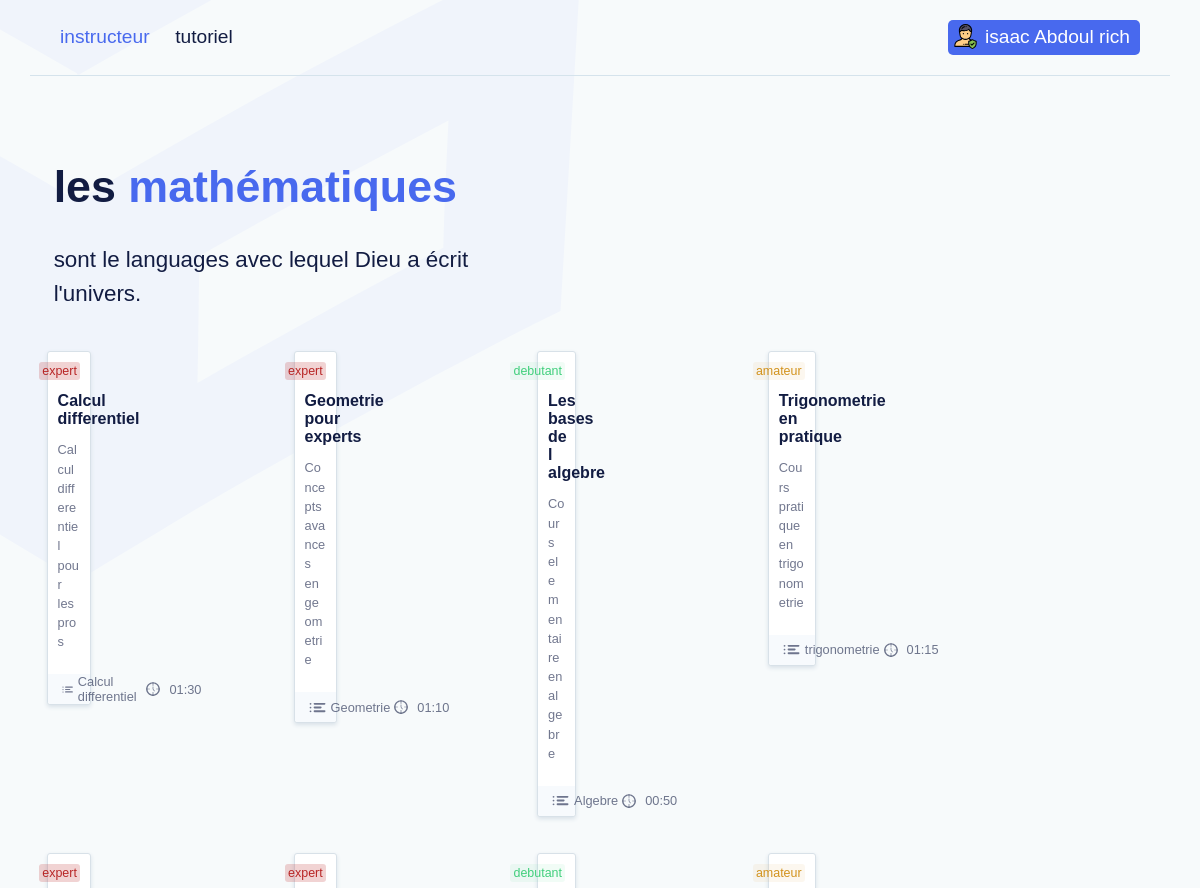
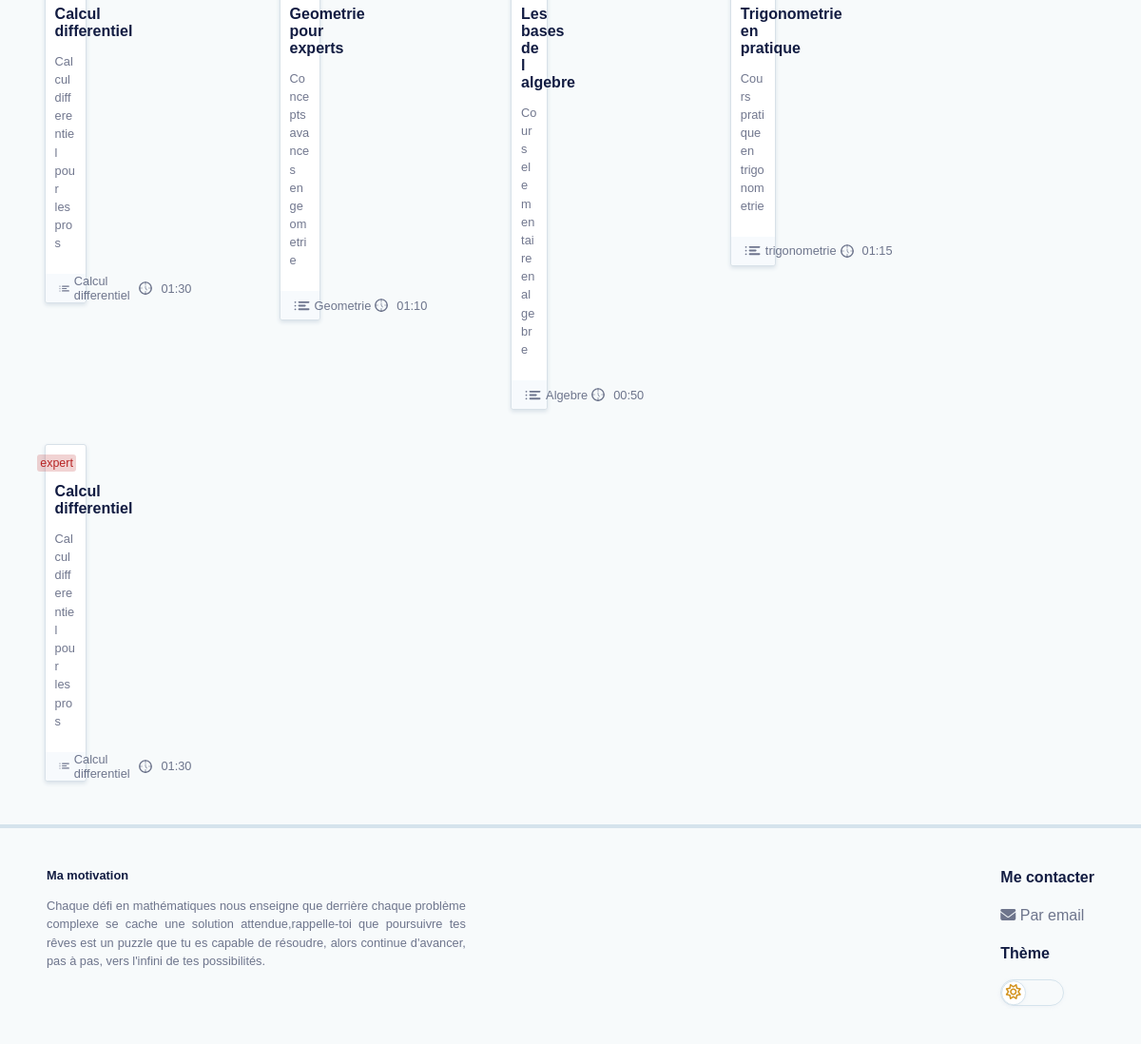
The app's page /View/instructeur.php (signed in) with its own data (2 pictures, top to bottom).
### tables this page shows
CREATE TABLE `instructeur` (
  `idInstructeur` int(11) NOT NULL AUTO_INCREMENT,
  `nom` varchar(100) NOT NULL,
  `prenom` varchar(100) NOT NULL,
  `mail` varchar(100) NOT NULL,
  `password` varchar(256) NOT NULL,
  PRIMARY KEY (`idInstructeur`),
  UNIQUE KEY `mail` (`mail`)
);

CREATE TABLE `tutoriel` (
  `id_tuto` int(11) NOT NULL AUTO_INCREMENT,
  `chemin` varchar(250) DEFAULT NULL,
  `instructeur` int(11) DEFAULT NULL,
  `matiere` int(11) DEFAULT NULL,
  `titre` varchar(100) DEFAULT NULL,
  `niveau` varchar(100) DEFAULT NULL,
  `description` varchar(256) DEFAULT NULL,
  `duree` varchar(10) DEFAULT NULL,
  PRIMARY KEY (`id_tuto`),
  KEY `fk_instruncteur` (`instructeur`),
  KEY `fk_matiere` (`matiere`),
  CONSTRAINT `fk_instruncteur` FOREIGN KEY (`instructeur`) REFERENCES `instructeur` (`idInstructeur`) ON DELETE CASCADE,
  CONSTRAINT `fk_matiere` FOREIGN KEY (`matiere`) REFERENCES `matiere` (`idMat`) ON DELETE CASCADE
);

CREATE TABLE `matiere` (
  `idMat` int(11) NOT NULL AUTO_INCREMENT,
  `nomMat` varchar(50) DEFAULT NULL,
  PRIMARY KEY (`idMat`)
);

### Fonction/fonction.php (called while the page is built, shortened)
<?php
function getEntityByIdWithOffset($pdo,$table, $idTable, $nomID,$limit, $offset){
    $sql = "SELECT * FROM $table WHERE $nomID = $idTable LIMIT :limit OFFSET :offset";
    $stmt = $pdo->prepare($sql);
    $stmt->bindValue(':limit', $limit, PDO::PARAM_INT);
    $stmt->bindValue(':offset', $offset, PDO::PARAM_INT);
    $stmt->execute();
    $data = $stmt->fetchAll();
    return $data;
}
function getRawById($pdo,$table, $idTable, $nomID){
    $sql = "SELECT * FROM $table WHERE $nomID = $idTable";
    $stmt = $pdo->prepare($sql);
    $stmt->execute();
    $data = $stmt->fetch();
    return $data;
}
?>

### View/instructeur.php (the view, shortened to what this page needs)
<?php
    require "../Include/bdd.php";
    require "../Fonction/fonction.php";
    if (isset($_SESSION['instructeur'])){
        $records_per_page = 12;
        $page = isset($_GET['page']) ? (int)$_GET['page'] : 1;
        $offset = ($page - 1) * $records_per_page;
        $instructeur =  $_SESSION['instructeur'];
        $tutos = getEntityByIdWithOffset($pdo,"tutoriel", "instructeur",$instructeur,$records_per_page, $offset);
        $instructeur = getRawById($pdo,"instructeur", $_SESSION['instructeur'], "idInstructeur");
    }
?>
<!DOCTYPE html>
<html lang="en">
<head>
    <link rel="stylesheet" href="style/style.css">
</head>
<body <?= isset($_COOKIE['theme'])?'class='.$_COOKIE['theme']:''?>>
    <header class="header-user">
       <nav class="header-nav">
            <span class="active"><a href="instructeur.php">instructeur</a></span>
            <span><a href="gestionTutoriel.php">tutoriel</a></span>
       </nav>
        <div class="englobe">
            <span id="user-name">
                <span><?=$instructeur->nom?> <?=$instructeur->prenom?></span>
            </span>
        </div>
    </header>
    <main class="container">
        <div class="citation">
            <h1>les <span>mathématiques</span></h1>
            <p>sont le languages avec lequel Dieu a écrit l'univers.</p>
        </div>
        <?php foreach($tutos as $tuto):?>
            <a href="tutoriel.php?tuto=<?=$tuto->id_tuto?>">
            <section class="tutoriel">
            <div class="cadre">
                <span class="niveau <?=$tuto->niveau?>"><?=$tuto->niveau?></span>
                <header class="header-tutoriel"><?=$tuto->titre?></header>
                <p><?=$tuto->description?></p>
            </div>
            <footer class="footer-tutoriel">
                <span class="matiere">
                        <?=getRawById($pdo,"matiere", $tuto->matiere, "idMat")->nomMat?>
                </span>
                <span class="heure">
                    <?=$tuto->duree?>
                </span>
            </footer>
        </section>
        </a>
        <?php endforeach?>
    </main>
    <footer class="footer-student">
            <div class="motivation">
                <div class="entete">Ma motivation</div>
                <p>Chaque défi en mathématiques nous enseigne que derrière chaque problème complexe se cache une solution attendue,rappelle-toi que poursuivre tes rêves est un puzzle que tu es capable de résoudre, alors continue d'avancer, pas à pas, vers l'infini de tes possibilités.</p>
            </div>
            <div class="contact">
                <div class="entete">Me contacter</div>
                <p><i class="fa-solid fa-envelope"></i>   Par email</p>
                <div class="entete">Thème</div>
                <span class="champ" tabindex="0">
                    <span class="bouttonRond <?= (isset($_COOKIE['theme']) && $_COOKIE['theme'] == 'theme-dark')?'position':''?>">
                        <?php if(!isset($_COOKIE['theme']) || (isset($_COOKIE['theme']) && $_COOKIE['theme'] != 'theme-dark')):?>
                            <i class="fa-regular fa-sun"></i>
                        <?php elseif(isset($_COOKIE['theme']) && $_COOKIE['theme'] == 'theme-dark'): ?>
                            <i class="fa-regular fa-moon"></i>
                        <?php endif; ?>
                    </span>
                </span>
            </div>
    </footer>
</body>
</html>

### records on screen
instructeur: nom "isaac", prenom "Abdoul rich"
tutoriel: niveau "expert", titre "Calcul differentiel", description "Calcul differentiel pour les pros", matiere.nomMat "Calcul differentiel", duree "01:30"
tutoriel: niveau "expert", titre "Geometrie pour experts", description "Concepts avances en geometrie", matiere.nomMat "Geometrie", duree "01:10"
tutoriel: niveau "debutant", titre "Les bases de l algebre", description "Cours elementaire en algebre", matiere.nomMat "Algebre", duree "00:50"
tutoriel: niveau "amateur", titre "Trigonometrie en pratique", description "Cours pratique en trigonometrie", matiere.nomMat "trigonometrie", duree "01:15"
tutoriel: niveau "expert", titre "Calcul differentiel", description "Calcul differentiel pour les pros", matiere.nomMat "Calcul differentiel", duree "01:30"
tutoriel: niveau "expert", titre "Geometrie pour experts", description "Concepts avances en geometrie", matiere.nomMat "Geometrie", duree "01:10"
tutoriel: niveau "debutant", titre "Les bases de l algebre", description "Cours elementaire en algebre", matiere.nomMat "Algebre", duree "00:50"
tutoriel: niveau "amateur", titre "Trigonometrie en pratique", description "Cours pratique en trigonometrie", matiere.nomMat "trigonometrie", duree "01:15"
tutoriel: niveau "expert", titre "Calcul differentiel", description "Calcul differentiel pour les pros", matiere.nomMat "Calcul differentiel", duree "01:30"
